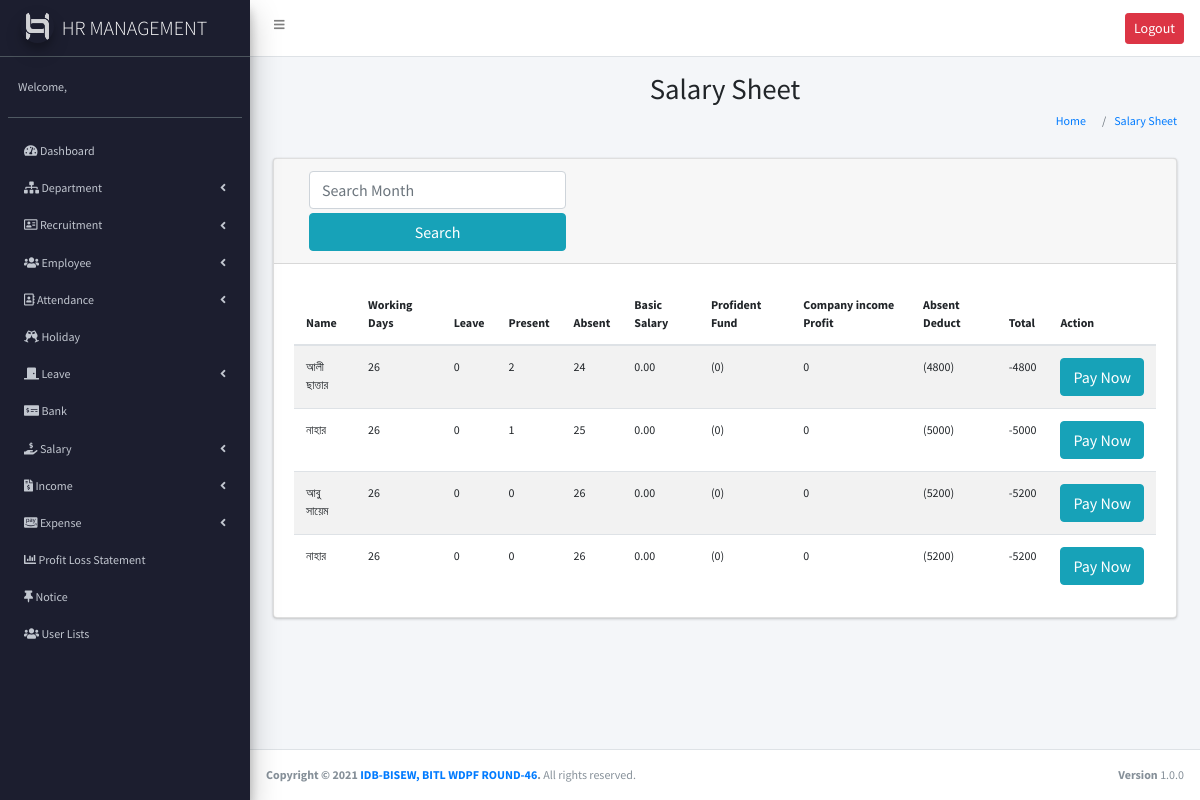
Page /salary.php (signed in) on the committed database.
### tables this page shows
CREATE TABLE `benefits` (
  `id` int(11) NOT NULL,
  `title` varchar(255) NOT NULL,
  `amount` decimal(10,2) NOT NULL,
  `type` enum('add','deduct') NOT NULL
);

CREATE TABLE `employee` (
  `empID` int(11) NOT NULL,
  `dptID` int(11) NOT NULL,
  `name` varchar(255) NOT NULL,
  `email` varchar(255) NOT NULL,
  `phone` varchar(20) NOT NULL,
  `dob` date NOT NULL,
  `gender` enum('male','female') NOT NULL,
  `address` text NOT NULL,
  `photo` varchar(255) NOT NULL,
  `hire_date` date NOT NULL,
  `designation` varchar(50) NOT NULL,
  `basic_salary` decimal(10,2) NOT NULL,
  `password` text NOT NULL
);

### salary.php (the view, shortened to what this page needs)
<?php
require_once("header.php");
require_once("sidebar.php");
$benifits = $conn->query("select * from benefits");
$employee = $conn->query("select * from employee");
?>
<link href="http://www.jqueryscript.net/css/jquerysctipttop.css" rel="stylesheet" type="text/css">
<section class="content-header">
    <div class="container-fluid">
        <div class="row mb-2">
            <div class="col-sm-12">
                <h1 class=" text-center" >Salary Sheet</h1>
            </div>
            <div class="col-sm-12">
                <ol class="breadcrumb float-sm-right">
                    <li class="breadcrumb-item"><a href="#">Home </a></li>
                    <li class="breadcrumb-item"><a href="#">Salary Sheet </a></li>
                </ol>
            </div>
        </div>
    </div>
</section>
<section class="content">
    <div class="container-fluid">
        <div class="row">
            <div class="col-md-12">
                <div class="card">
                    <div class="card-header">
                        <div class="col-md-4">
                            <form action="" method="post">
                                <input type="text" class="form-control" name="date" id="demo-2" placeholder="Search Month">
                                <input type="submit" class="btn btn-block btn-info mt-1" value="Search">
                            </form>
                        </div>
                    </div>
                    <div class="card-body">
                        <table class="table table-striped">
                            <thead>
                                <tr>
                                    <th>Name</th>
                                    <th>Working Days</th>
                                    <th>Leave</th>
                                    <th>Present</th>
                                    <th>Absent</th>
                                    <th>Basic Salary</th>
                                    <?php while ($b = $benifits->fetch_assoc()) { ?>
                                        <th><?php echo $b['title'] ?></th>
                                    <?php
                                    }
                                    ?>
                                    <th>Absent Deduct</th>
                                    <th>Total</th>
                                    <th>Action</th>
                                </tr>
                            </thead>
                            <tbody>
                                <?php
                                if (isset($_POST['date'])) {
                                    $dt = $_POST['date'];
                                    $month = $conn->query("SELECT * FROM `salary_month` where month='$dt'");
                                    if ($month->num_rows > 0) {
                                        $mn = $month->fetch_assoc();
                                        $sm = explode("-", $mn['month']);
                                    } else { ?>
                                        <tr class="table-danger">
                                            <td colspan="100%"><?php echo "No data found for Searched Month!!! Last month's data Showing." ?></td>
                                        </tr>
                                        <?php
                                        $slmn = $conn->query("SELECT * FROM `salary_month` ORDER by month DESC LIMIT 1");
                                        $slm = $slmn->fetch_assoc();
                                        $sm = explode("-", $slm['month']);
                                    }
                                } else {
                                    $slmn = $conn->query("SELECT * FROM `salary_month` ORDER by month DESC LIMIT 1");
                                    $slm = $slmn->fetch_assoc();
                                    $sm = explode("-", $slm['month']);
                                }
                                while ($e = $employee->fetch_assoc()) {
                                    $empID = $e['empID'];
                                    ?>
                                    <tr>
                                        <td><?php echo $e['name'] ?></td>
                                        <td>
                                            <?php
                                             $dcount = cal_days_in_month(CAL_GREGORIAN, $sm[1], $sm[0]);
                                             $dc=$dcount;
                                            for ($x = 1; $x <= $dc; $x++) {
                                                $date = $sm[0] . '-' . $sm[1] . '-' . $x;
                                                if (date('l', strtotime($date)) == 'Friday') {
                                                    $dcount--;
                                                }
                                            }
                                             $holiday = $conn->query("SELECT * FROM `holiday` WHERE start_date LIKE '" . $sm[0] . "-" . $sm[1] . "%'");
                                            while ($h = $holiday->fetch_assoc()) {
                                                $start = $h['start_date'];
                                                $end = $h['end_date'];
                                                $date1 = date_create($start);
                                                $date2 = date_create($end);
                                                $diff = date_diff($date1, $date2);
                                                $hl = $diff->days;
                                                $dcount -= $hl;
                                            }
                                            echo $dcount;
                                            $working_day = $dcount;
                                            ?>
                                        </td>
                                        <td>
                                            <?php
                                            $total_leave = 0;
                                            echo $total_leave;
                                            $wrk_without_lv = $working_day - $total_leave;
                                            ?>
                                        </td>
                                        <td>
                                            <?php
                                            $present = 0;
                                            for ($x = 1; $x <= 31; $x++) {
                                                $date = $sm[0] . '-' . $sm[1] . '-' . sprintf("%02d", $x);
                                                $out = $conn->query("SELECT * FROM `attendance` WHERE empID=$empID AND punch_time LIKE '" . $date . "%' AND type='out_time' ORDER BY punch_time DESC LIMIT 1");
                                                if ($out->num_rows > 0) {
                                                    $in = $conn->query("SELECT * FROM `attendance` WHERE empID=$empID AND punch_time LIKE '" . $date . "%' AND type='in_time' ORDER BY punch_time ASC LIMIT 1");
                                                    $in_time = $in->fetch_assoc();
                                                    $out_time = $out->fetch_assoc();
                                                    $entry = explode(' ', $in_time['punch_time']);
                                                    $exit = explode(' ', $out_time['punch_time']);
                                                    if (strtotime($entry[1]) <= strtotime('9:00') && strtotime($exit[1]) >= strtotime('16.00')) {
                                                        $present++;
                                                    }
                                                }
                                            }
                                            echo $present;
                                            ?>
                                        </td>
                                        <td>
                                            <?php $absent=$wrk_without_lv-$present;
                                                echo $absent;
                                            ?>
                                        </td>
                                        <td>
                                            <?php $basic_salary=$e['basic_salary'];
                                                echo $basic_salary;
                                            ?>
                                        </td>
                                        <?php
                                        $slad=$conn->query("select * from benefits");
                                        $net_salary=$basic_salary;
                                        while ($sad = $slad->fetch_assoc()) {
                                            if ($sad['type']=="add") {
                                                $amount=$sad['amount'];
                                                $add=($basic_salary/100)*$amount;
                                                $net_salary+=$add; ?>
                                                <td><?php echo $add ?></td>
                                            <?php
                                            }elseif ($sad['type']=="deduct") {
                                                $amount=$sad['amount'];
                                                $deduct=($basic_salary/100)*$amount;
                                                $net_salary-=$deduct; ?>
                                                <td><?php echo "($deduct)" ?></td>
                                            <?php
                                            }
                                        }?>
                                        <td>
                                            <?php
                                                $absentCut=(1 / 100) * $basic_salary;
                                                if ($absentCut<200) {
                                                    $paycut=$absent*200;
                                                }else{
                                                    $paycut=$absent*$absentCut;
                                                }
                                                echo "($paycut)";
                                                $net_salary-=$paycut;
                                            ?>
                                        </td>
                                        <td>
                                            <?php
                                            echo $net_salary;
                                            ?>
                                        </td>
                                        <td>
                                            <?php $date=$sm[0] . '-' . $sm[1];
                                            $month=$conn->query("SELECT * FROM salary_month where month='$date'");
                                            $mon=$month->fetch_assoc();
                                            $mID=$mon["id"];
                                            ?>
                                            <a href="salaryPayMethod.php?empID=<?php echo $empID ?>&payDate=<?php echo date("Y-m-d") ?>&amount=<?php echo $net_salary ?>&month=<?php echo $mID ?>" class="btn btn-info"> Pay Now </a>
                                        </td>
                                    </tr>
                                <?php
                                }
                                ?>
                            </tbody>
                        </table>
                    </div>
                </div>
            </div>
        </div>
    </div>
</section>
<link rel="stylesheet" href="http://ajax.googleapis.com/ajax/libs/jqueryui/1.11.3/themes/smoothness/jquery-ui.css">
<?php require("footer.php"); ?>

### assets/css/style.css (style rules this page uses)
body { font-family: 'Source Sans Pro'; font-size: 12px; }

### rows in the picture
benefits: title "Profident Fund"
benefits: title "Company income Profit"
employee: name "আলী ছাত্তার", dcount "26", total_leave "0", present "2", absent "24", basic_salary "0.00", basic_salary.amount "0", paycut "4800", net_salary "-4800"
employee: name "নাহার", dcount "26", total_leave "0", present "1", absent "25", basic_salary "0.00", basic_salary.amount "0", paycut "5000", net_salary "-5000"
employee: name "আবু সায়েম", dcount "26", total_leave "0", present "0", absent "26", basic_salary "0.00", basic_salary.amount "0", paycut "5200", net_salary "-5200"
employee: name "নাহার", dcount "26", total_leave "0", present "0", absent "26", basic_salary "0.00", basic_salary.amount "0", paycut "5200", net_salary "-5200"
